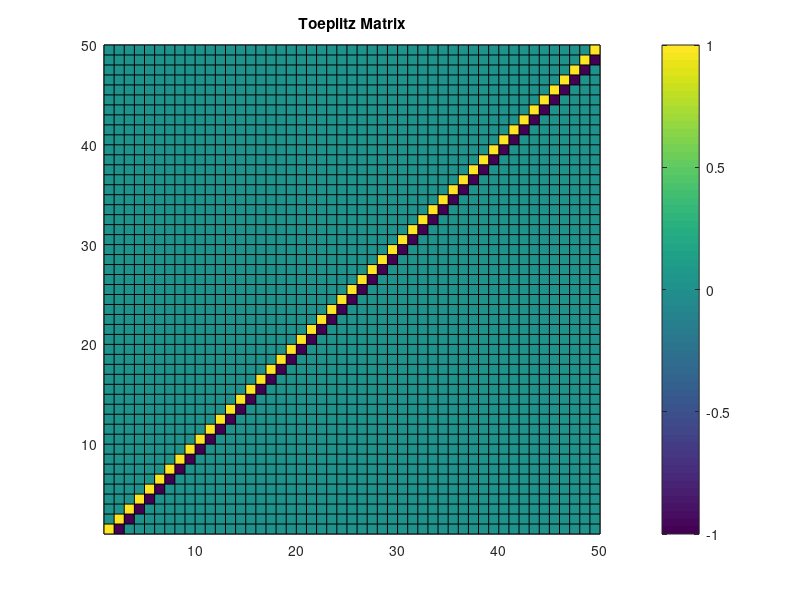

Write MATLAB code to recreate this figure.
# 1.1-1.4

#1.1

y = 2*3.5 + 4*3.5 + 8;

p = 1.6*exp(-4*3.5);

z = 4*sin(31);

v = pi*6.9*3.7^2;

#1.2
a = [31 28 31 30 31 30 31 31 30 31 30 31]';
b = [31 29 31 30 31 30 31 31 30 31 30 31]';

ab = [a, b]


#1.3

M = [[1 0 0 0]',[-1 1 0 0]',[0 -1 1 0]',[0 0 -1 1]'];
y = [1 2 3 5]';
I = eye(4);

x = (I/M)*y

#check that x solves for y
M*x

#1.4 Not sure why teoplitz matrix is flipped when plotted
toeplitzrow = [M(1,:), zeros(1,46)];
toeplitzcol = [M(:,1)', zeros(1,46)]';
toeplitze50by50 = toeplitz(toeplitzcol,toeplitzrow)
pcolor(toeplitze50by50)
colorbar()
title('Toeplitz Matrix')